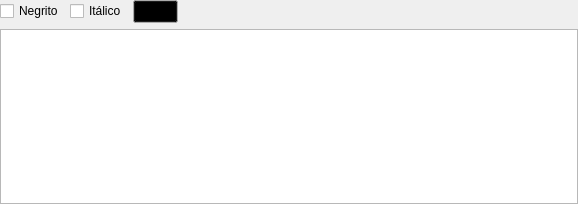
<?xml version="1.0" encoding="UTF-8"?>
<ui version="4.0">
 <class>CaixaTextoWidget</class>
 <widget class="QWidget" name="CaixaTextoWidget">
  <property name="geometry">
   <rect>
    <x>0</x>
    <y>0</y>
    <width>578</width>
    <height>204</height>
   </rect>
  </property>
  <property name="windowTitle">
   <string>Form</string>
  </property>
  <layout class="QGridLayout" name="caixatexto_grid">
   <property name="margin">
    <number>0</number>
   </property>
   <property name="spacing">
    <number>6</number>
   </property>
   <item row="0" column="0">
    <layout class="QHBoxLayout" name="horizontalLayout_2">
     <item>
      <widget class="QCheckBox" name="negrito_chk">
       <property name="text">
        <string>Negrito</string>
       </property>
      </widget>
     </item>
     <item>
      <widget class="QCheckBox" name="italico_chk">
       <property name="text">
        <string>Itálico</string>
       </property>
      </widget>
     </item>
    </layout>
   </item>
   <item row="0" column="3">
    <spacer name="horizontalSpacer">
     <property name="orientation">
      <enum>Qt::Horizontal</enum>
     </property>
     <property name="sizeHint" stdset="0">
      <size>
       <width>365</width>
       <height>21</height>
      </size>
     </property>
    </spacer>
   </item>
   <item row="1" column="0" colspan="5">
    <widget class="QPlainTextEdit" name="texto_txt">
     <property name="plainText">
      <string/>
     </property>
    </widget>
   </item>
   <item row="0" column="1">
    <widget class="QToolButton" name="sel_cor_tb">
     <property name="minimumSize">
      <size>
       <width>45</width>
       <height>23</height>
      </size>
     </property>
     <property name="maximumSize">
      <size>
       <width>45</width>
       <height>23</height>
      </size>
     </property>
     <property name="palette">
      <palette>
       <active>
        <colorrole role="Button">
         <brush brushstyle="SolidPattern">
          <color alpha="255">
           <red>0</red>
           <green>0</green>
           <blue>0</blue>
          </color>
         </brush>
        </colorrole>
       </active>
       <inactive>
        <colorrole role="Button">
         <brush brushstyle="SolidPattern">
          <color alpha="255">
           <red>0</red>
           <green>0</green>
           <blue>0</blue>
          </color>
         </brush>
        </colorrole>
       </inactive>
       <disabled>
        <colorrole role="Button">
         <brush brushstyle="SolidPattern">
          <color alpha="255">
           <red>0</red>
           <green>0</green>
           <blue>0</blue>
          </color>
         </brush>
        </colorrole>
       </disabled>
      </palette>
     </property>
     <property name="text">
      <string/>
     </property>
    </widget>
   </item>
  </layout>
 </widget>
 <resources/>
 <connections/>
</ui>
